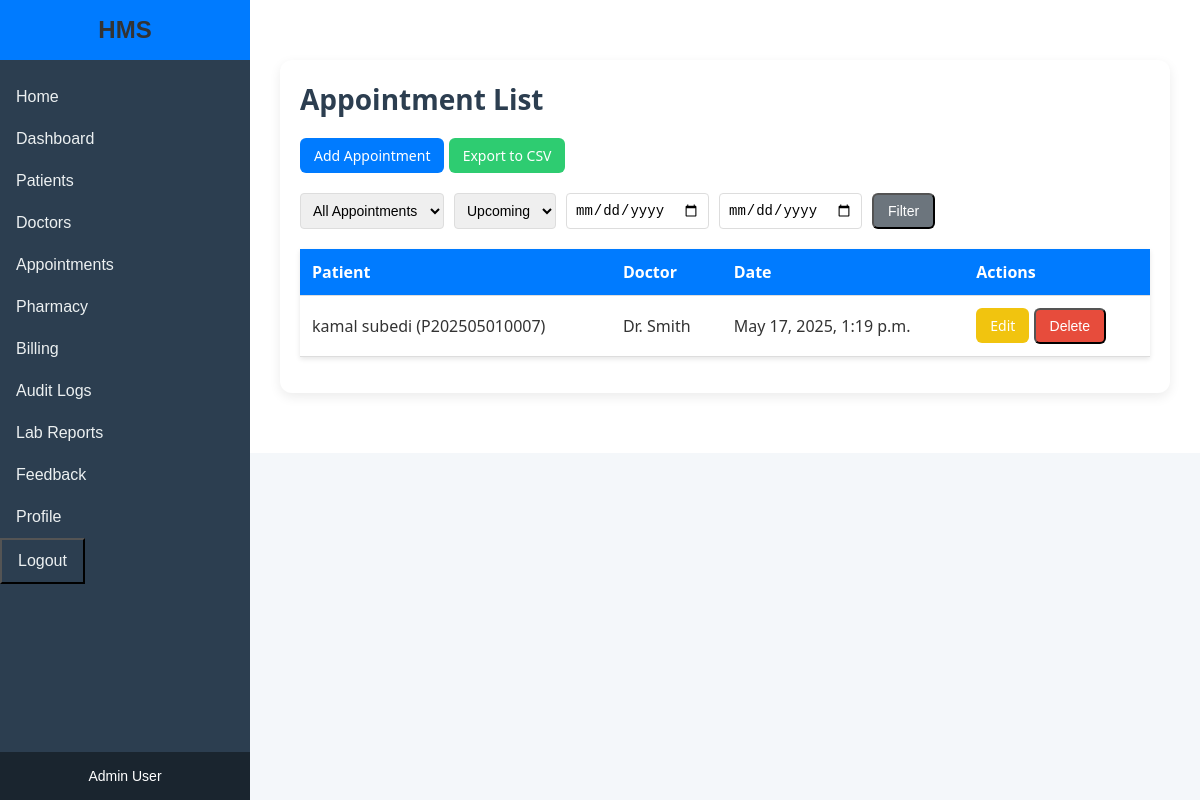
/appointments/ (signed in), run on the app's committed database.
### core/models.py (models this page shows, shortened)
class Appointment(models.Model):
    patient = models.ForeignKey(Patient, on_delete=models.CASCADE)
    doctor = models.ForeignKey(Doctor, on_delete=models.CASCADE)
    appointment_date = models.DateTimeField()
    created_at = models.DateTimeField(auto_now_add=True)

class Patient(models.Model):
    MARITAL_STATUS_CHOICES = [
        ('S', 'Single'),
        ('M', 'Married'),
        ('D', 'Divorced'),
        ('W', 'Widowed'),
    ]
    GENDER_CHOICES = [
        ('M', 'Male'),
        ('F', 'Female'),
        ('O', 'Other'),
    ]
    BLOOD_GROUP_CHOICES = [
        ('A+', 'A+'),
        ('A-', 'A-'),
        ('B+', 'B+'),
        ('B-', 'B-'),
        ('AB+', 'AB+'),
        ('AB-', 'AB-'),
        ('O+', 'O+'),
        ('O-', 'O-'),
]
    RELATIONSHIP_CHOICES = [
        ('SPOUSE', 'Spouse'),
        ('PARENT', 'Parent'),
        ('CHILD', 'Child'),
        ('SIBLING', 'Sibling'),
        ('OTHER', 'Other'),
    ]
    patient_id = models.CharField(max_length=20, unique=True,editable=False)
    first_name = models.CharField(max_length=50)
    last_name = models.CharField(max_length=50)
    date_of_birth = models.DateField()
    gender = models.CharField(max_length=1, choices=GENDER_CHOICES)
    marital_status = models.CharField(max_length=1, choices=MARITAL_STATUS_CHOICES)
    nationality = models.CharField(max_length=50)
    primary_phone = models.CharField(max_length=15)
    address_street = models.CharField(max_length=100)
    address_city = models.CharField(max_length=50)
    address_state = models.CharField(max_length=50)
    address_postal = models.CharField(max_length=10)
    address_country = models.CharField(max_length=50)
    permanent_address_same = models.BooleanField(default=True)
    permanent_street = models.CharField(max_length=100, blank=True, null=True)
    permanent_city = models.CharField(max_length=50, blank=True, null=True)
    permanent_state = models.CharField(max_length=50, blank=True, null=True)
    permanent_postal = models.CharField(max_length=10, blank=True, null=True)
    permanent_country = models.CharField(max_length=50, blank=True, null=True)
    emergency_contact_name = models.CharField(max_length=100)
    emergency_contact_relationship = models.CharField(max_length=20, choices=RELATIONSHIP_CHOICES)
    emergency_contact_phone = models.CharField(max_length=15)
    blood_group = models.CharField(
        max_length=3,
        choices=BLOOD_GROUP_CHOICES,
        blank=True,
        null=True,
        help_text="Select a valid blood group"
    )
    consent_for_treatment = models.BooleanField(default=False)
    doctor = models.ForeignKey('Doctor', on_delete=models.SET_NULL, null=True, blank=True)
    created_at = models.DateTimeField(default=timezone.now) #testcheck
    allergies = models.TextField(blank=True, default='None')
    chronic_conditions = models.TextField(blank=True, default='None')
    current_medications = models.TextField(blank=True, default='None')
    insurance_provider = models.CharField(max_length=100, blank=True, default='Self-Pay')
    insurance_policy_number = models.CharField(max_length=50, blank=True)
    middle_name = models.CharField(max_length=100,blank=True)
    secondary_phone = models.CharField(max_length=15,blank=True)
    billing_address_same = models.BooleanField(default=False)
    email = models.EmailField()
    def __str__(self):
        return f"{self.first_name} {self.last_name} ({self.patient_id})"

class Doctor(models.Model):
    user = models.OneToOneField(User, on_delete=models.CASCADE, null=True, blank=True)
    name = models.CharField(max_length=100)
    department = models.CharField(max_length=50)
    experience_years = models.IntegerField()
    def __str__(self):
        return self.name

### core/views.py (the view)
# urls.py: path('appointments/', views.appointment_list, name='appointment_list'),
@login_required
@user_passes_test(is_admin_or_doctor)
def appointment_list(request):
    filter_by = request.GET.get('filter_by', 'all')
    start_date = request.GET.get('start_date')
    end_date = request.GET.get('end_date')
    status = request.GET.get('status', 'upcoming')
    if request.user.groups.filter(name='Doctor').exists():
        try:
            doctor = Doctor.objects.get(user=request.user)
            appointments = Appointment.objects.filter(doctor=doctor)
        except Doctor.DoesNotExist:
            appointments = Appointment.objects.none()
    else:
        appointments = Appointment.objects.all()
        patients = Patient.objects.all()
        doctors = Doctor.objects.all()
    if status == 'upcoming':
        appointments = appointments.filter(appointment_date__gte=timezone.now())
    elif status == 'past':
        appointments = appointments.filter(appointment_date__lt=timezone.now())
    if start_date:
        try:
            start_date = datetime.strptime(start_date, '%Y-%m-%d')
            appointments = appointments.filter(appointment_date__date__gte=start_date)
        except ValueError:
            messages.error(request, "Invalid start date format. Use YYYY-MM-DD.")
    if end_date:
        try:
            end_date = datetime.strptime(end_date, '%Y-%m-%d')
            appointments = appointments.filter(appointment_date__date__lte=end_date)
        except ValueError:
            messages.error(request, "Invalid end date format. Use YYYY-MM-DD.")
    if filter_by == 'patient' and request.GET.get('patient_id'):
        appointments = appointments.filter(patient_id=request.GET.get('patient_id'))
    elif filter_by == 'doctor' and request.GET.get('doctor_id'):
        appointments = appointments.filter(doctor_id=request.GET.get('doctor_id'))
    appointments = appointments.order_by('appointment_date')
    if request.user.groups.filter(name='Doctor').exists():
        context = {
            'appointments': appointments,
            'filter_by': filter_by,
            'status': status,
            'start_date': start_date,
            'end_date': end_date,
        }
    else:
        context = {
            'appointments': appointments,
            'patients': patients,
            'doctors': doctors,
            'filter_by': filter_by,
            'status': status,
            'start_date': start_date,
            'end_date': end_date,
        }
    return render(request, 'appointment_list.html', context)

### core/views.py (called while the page is built)
def is_admin_or_doctor(user):
    return user.groups.filter(name='Admin').exists() or user.groups.filter(name='Doctor').exists()

### templates/appointment_list.html (shortened to what this page needs)
{% extends 'base.html' %}
{% block content %}
    <div class="content-wrapper">
        <h2 class="table-title">Appointment List</h2>
        {% if user.groups.all.0.name == 'Admin' %}
        <div>
            <a href="{% url 'add_appointment' %}" class="btn btn-primary"> Add Appointment</a>
            <a href="{% url 'export_appointments_csv' %}" class="btn btn-success"> Export to CSV</a>
        </div>
            <div class="filter-form">
                <form method="get">
                    <div class="filter-group">
                        <select name="filter_by">
                            <option value="all" {% if filter_by == 'all' %}selected{% endif %}>All Appointments</option>
                        </select>
                        <select name="status">
                            <option value="upcoming" {% if status == 'upcoming' %}selected{% endif %}>Upcoming</option>
                        </select>
                        <input type="date" name="start_date" value="{{ start_date }}" placeholder="Start Date">
                        <input type="date" name="end_date" value="{{ end_date }}" placeholder="End Date">
                        <button type="submit" class="btn btn-secondary"> Filter</button>
                    </div>
                </form>
            </div>
        {% endif %}
        <table class="data-table">
            <thead>
                <tr>
                    <th>Patient</th>
                    <th>Doctor</th>
                    <th>Date</th>
                    <th>Actions</th>
                </tr>
            </thead>
            <tbody>
                {% for appointment in appointments %}
                    <tr>
                        <td>{{ appointment.patient }}</td>
                        <td>{{ appointment.doctor }}</td>
                        <td>{{ appointment.appointment_date }}</td>
                        <td>
                            {% if user.groups.all.0.name == 'Admin' %}
                                <a href="{% url 'edit_appointment' appointment.id %}" class="btn btn-warning btn-sm"> Edit</a>
                                <form action="{% url 'delete_appointment' appointment.id %}" method="post" style="display:inline;">
                                    <button type="submit" class="btn btn-danger btn-sm" onclick="return confirm('Are you sure you want to delete this appointment?')"> Delete</button>
                                </form>
                            {% endif %}
                        </td>
                    </tr>
                {% empty %}
                    <tr>
                        <td colspan="4">No appointments found.</td>
                    </tr>
                {% endfor %}
            </tbody>
        </table>
    </div>
{% endblock %}

### templates/base.html (shortened to what this page needs)
<!DOCTYPE html>
<html lang="en">
<head>
    {% load static %}
    <link rel="stylesheet" href="{% static 'css/style.css' %}">
</head>
<body>
    <div class="container">
        <aside class="sidebar">
            <div class="sidebar-header">
                <h2>HMS</h2>
            </div>
            <nav class="sidebar-nav">
                <a href="{% url 'home' %}" class="sidebar-link">Home</a>
                {% if user.is_authenticated %}
                    <a href="{% url 'dashboard' %}" class="sidebar-link">Dashboard</a>
                    <a href="{% url 'patient_list' %}" class="sidebar-link">Patients</a>
                    {% if user.groups.all.0.name == 'Admin' %}
                        <a href="{% url 'doctor_list' %}" class="sidebar-link">Doctors</a>
                    {% endif %}
                    <a href="{% url 'appointment_list' %}" class="sidebar-link">Appointments</a>
                    {% if user.groups.all.0.name == 'Admin' %}
                        <a href="{% url 'medicine_list' %}" class="sidebar-link">Pharmacy</a>
                        <a href="{% url 'billing_list' %}" class="sidebar-link">Billing</a>
                        <a href="{% url 'audit_log_list' %}" class="sidebar-link">Audit Logs</a>
                    {% endif %}
                    <a href="{% url 'lab_report_list' %}" class="sidebar-link">Lab Reports</a>
                    <a href="{% url 'feedback_list' %}" class="sidebar-link">Feedback</a>
                    <a href="{% url 'profile' %}" class="sidebar-link">Profile</a>
                    <button onclick="document.getElementById('logout-form').submit()" class="sidebar-link sidebar-button">Logout</button>
                {% else %}
                    <a href="{% url 'login' %}" class="sidebar-link">Login</a>
                {% endif %}
            </nav>
            <div class="sidebar-footer">
                <p>{{ user.groups.all.0.name|default:"Guest" }} User</p>
            </div>
        </aside>
        <main class="main-content">
            {% block content %}
            {% endblock %}
        </main>
    </div>
</body>
</html>

### static/css/style.css (style rules this page uses)
* { margin: 0; padding: 0; box-sizing: border-box; }
body { font-family: 'Arial', sans-serif; background-color: #f4f7fa; color: #333; }
h2, h3 { color: #333; }
.sidebar { width: 250px; background-color: #2c3e50; color: white; display: flex; flex-direction: column; position: fixed; height: 100%; z-index: 1000; transition: width 0.3s ease; }
.sidebar-header { padding: 1rem; background: #007bff; color: white; text-align: center; }
.sidebar-header h2 { margin: 0; font-size: 1.5rem; }
.sidebar-nav { flex: 1; padding: 1rem 0; }
.sidebar-link { display: block; padding: 0.75rem 1rem; color: #ecf0f1; text-decoration: none; font-size: 1rem; transition: background 0.2s; }
.sidebar-footer { padding: 1rem; background-color: #1a252f; font-size: 14px; text-align: center; }
.main-content { flex-grow: 1; padding: 30px; background-color: #fff; margin-left: 250px; overflow-y: auto; transition: margin-left 0.3s ease; }
.data-table, .patient-table { width: 100%; border-collapse: collapse; background-color: white; box-shadow: 0 2px 5px rgba(0,0,0,0.1); margin-bottom: 1rem; }
.data-table th, .data-table td, .patient-table th, .patient-table td { padding: 12px; text-align: left; border-bottom: 1px solid #ddd; }
.data-table th, .patient-table th { background-color: #007bff; color: white; }
.btn { padding: 8px 14px; border-radius: 6px; text-decoration: none; color: white; font-size: 14px; display: inline-block; transition: background 0.3s ease; }
.btn-primary { background-color: #007bff; color: white; }
.btn-success { background-color: #2ecc71; color: white; }
.btn-warning { background-color: #f1c40f; color: white; }
.btn-danger { background-color: #e74c3c; color: white; }
.btn-secondary { background-color: #6c757d; color: white; }
.filter-form { margin: 20px 0; }
.filter-group { display: flex; gap: 10px; flex-wrap: wrap; }
.filter-group input, .filter-group select { padding: 8px; border: 1px solid #ddd; border-radius: 4px; font-size: 14px; }
.content-wrapper { max-width: 1200px; margin: 30px auto; padding: 20px; background-color: #ffffff; border-radius: 12px; box-shadow: 0 4px 12px rgba(0,0,0,0.08); font-family: 'Segoe UI', sans-serif; }
.table-title { font-size: 28px; font-weight: bold; margin-bottom: 20px; color: #2c3e50; }
.sidebar-button { background:#2c3e50;; }

### data on the page
Appointment: patient "kamal subedi (P202505010007)", doctor "Dr. Smith", appointment_date "May 17, 2025, 1:19 p.m."

### other printed values
{{ user.groups.all.0.name|default:"Guest" }} "Admin"
